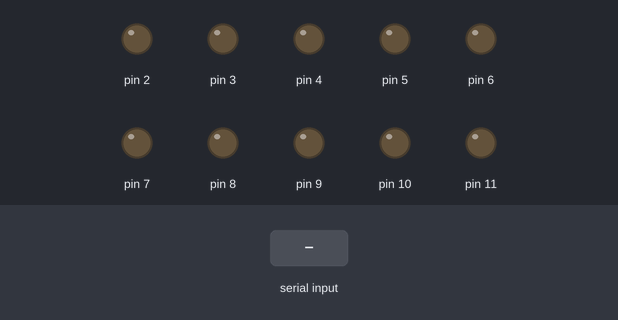
The sketch below on a simulated Arduino Uno, built with avr-gcc and run on an emulated ATmega328P. Parts: output pins drawn as LEDs (lit = HIGH). Inputs (shaded band) come from the test bench. What the sketch prints to the serial monitor is not drawn.

Above: at 1.2 s.
1.3 s: "5\n" received over Serial
Timing chart, 0 to 4.3 s (numbered marks = the images above; inputs shaded):
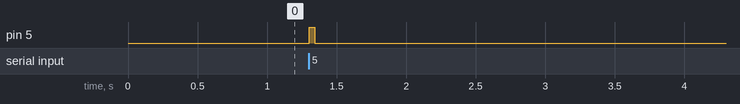

The sketch:

serial_ttlout.ino
```cpp
int pinOut;

void setup() {
  // put your setup code here, to run once:
  Serial.begin(9600); // S

  //Set all pins (2 through 12) to output mode
  for(int ii = 2; ii < 12; ii++){
    pinMode(ii, OUTPUT);
    delay(5);
  }


}

void loop() {

  //Get which pin
  pinOut = Serial.parseInt(); //Defaults to 0 if times out.

  // If an integer is received, send a TTL pulse on that port.
  if (pinOut > 0){

    Serial.print(pinOut);

    digitalWrite(pinOut, HIGH);
    delay(40);

    digitalWrite(pinOut, LOW);
    delay(40);
  }


}
```

Measured:
- after the input at 1.3 s, pin 5: LOW → HIGH at once, → LOW 0.04 s later
